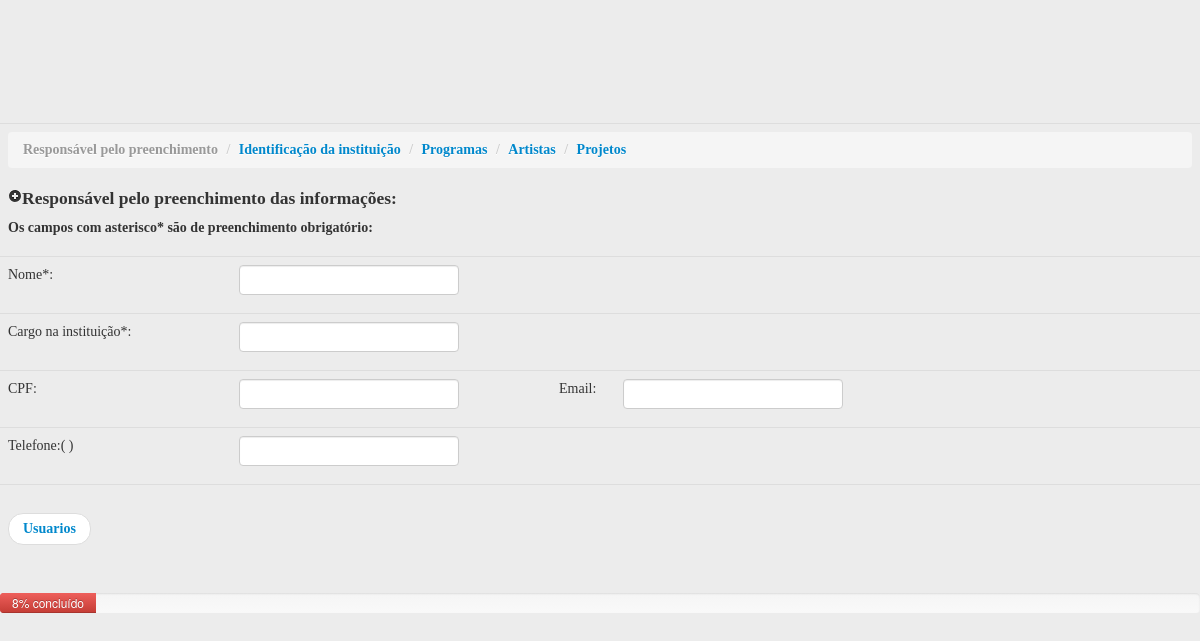
Page /admin/acessando/mapeamento.php?aces=irnaudiluizmenegon on the earlier database version.
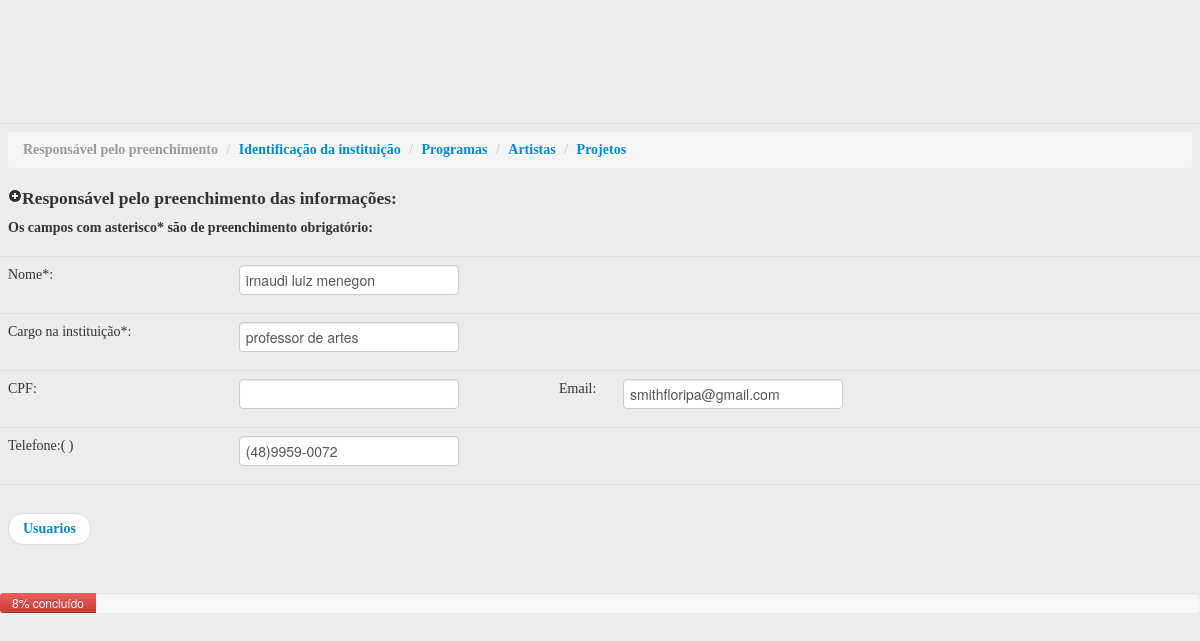
Same page on the later database version.
### tables this page shows
CREATE TABLE `mapeamento` (
  `idmapeamento` int(11) NOT NULL auto_increment,
  `nome` varchar(45) NOT NULL,
  `cargointituicao` varchar(45) NOT NULL,
  `cpf` varchar(45) default NULL,
  `email` varchar(45) default NULL,
  `telefone` varchar(45) default NULL,
  `usuario` varchar(45) NOT NULL,
  `preenchido` char(1) default NULL,
  `data` varchar(45) default NULL,
  `hora` varchar(45) default NULL,
  PRIMARY KEY  (`idmapeamento`,`usuario`)
);

### admin/acessando/mapeamento.php (the view, shortened to what this page needs)
<!DOCTYPE html PUBLIC "-//W3C//DTD XHTML 1.0 Transitional//EN" "http://www.w3.org/TR/xhtml1/DTD/xhtml1-transitional.dtd">
<html xmlns="http://www.w3.org/1999/xhtml">
<head>
<link href="../../css/bootstrap.css" rel="stylesheet">
<link href="../../css/bootstrap-responsive.css" rel="stylesheet">
</head>
<?
	if(empty($_GET["aces"])) {
	}else{
	$Login = ($_GET["aces"]);
	}
	$sql = "select * from mapeamento Where usuario= '$Login'";
	$Resultado = mysql_query($sql) or die("Erro: " . mysql_error());
	while ($array_exibir = mysql_fetch_array($Resultado))
	{
		$txtNome = ($array_exibir['nome']);
		$txtCargoInstituicao = ($array_exibir['cargointituicao']);
		$txtCpf = ($array_exibir['cpf']);
		$txtTelefone = ($array_exibir['telefone']);
		$txtEmail = ($array_exibir['email']);
	}
?>
    <link rel="stylesheet" href="../../css/validationEngine.jquery.css" type="text/css"/>
	<link rel="stylesheet" href="../../css/template.css" type="text/css"/>
</head>
<body>
<form id="form1" name="form1" method="post" action="sql/mapeamento.php">
 <div>
     <table width="98%" class="table table-hover" align="center" cellpadding="2" cellspacing="2" style="font-family: Verdana;">
       <tr>
      <th colspan="4" align="left" scope="row">
	  		<ul class="breadcrumb">
			  <li  class="active"><a href="mapeamento.php?aces=<?php echo $Login;?>"></a>Responsável pelo preenchimento <span class="divider">/</span></li>
			  <li><a href="parteI.php?aces=<?php echo $Login;?>">Identificação da instituição</a> <span class="divider">/</span></li>
			  <li><a href="parteII.php?aces=<?php echo $Login;?>">Programas</a> <span class="divider">/</span></li>
			  <li><a href="parteIII.php?aces=<?php echo $Login;?>">Artistas</a> <span class="divider">/</span></li>
			  <li><a href="parteIV.php?aces=<?php echo $Login;?>">Projetos</a></li>
			</ul>
        <label><h4><i class="icon-plus-sign"></i>Responsável pelo preenchimento das informações:</h4></label>
        <label>
          <h5>Os campos com asterisco* são de preenchimento obrigatório:</h5>
        </label>
         </th>
      </tr>
      <tr>
      <th width="160" align="center" scope="row"> <label id="lblnome">Nome*:</label></th>
      <td colspan="3"><input name="txtNome" id="idFrmNome" value="<?php echo $txtNome;?>"
      type="text" size="94" class="validate[required] text-input"/>
      </td>
      </tr>
      <tr>
      <th height="32" align="center" scope="row"><label id="lblCargoInstituicao">Cargo na instituição*:</label></th>
      <td colspan="3"><input name="txtCargoInstituicao" id="idFrmCargoIntituicao"
       value="<?php echo $txtCargoInstituicao;?>" type="text" size="94" class="validate[required] text-input"/>
       </td>
      </tr>
      <tr>
      <th align="center" scope="row"><label id="cpf">CPF:</label></th>
      <td width="151">
        <input name="txtCpf"  maxlength="14" value="<?php echo $txtCpf;?>" type="text"
        onKeyPress="Mascara('cpf', window.event.keyCode, 'document.form1.txtCpf')";/>
      </td>
      <td width="41"><label id="email">
      <div align="center">Email:</div>
      </label>
      </td>
      <td width="430">
      <input type="text" name="txtEmail" value="<?php echo $txtEmail;?>" size="46"
      class="validate[custom[email]] text-input" type="text" name="optional" id="optional" />
      </td>
      </tr>
      <tr>
      <th align="center" scope="row">
      <label id="telefone">Telefone:( )</label>
      <td>
        <input name="txtTelefone" maxlength="15" value="<?php echo $txtTelefone;?>" type="text"
         onKeyPress="SoNumero();Mascara('telefone', window.event.keyCode, 'document.form1.txtTelefone');"/>
       </td>
      <td colspan="2">
      </td>
      </tr>
      <tr>
      <th colspan="4" align="left" scope="row">
          <div align="center">
		  <ul class="pager">
		  <li class="previous">
			<a href="../usuarios.php">Usuarios</a>
		  </li>
 		 </ul>
			</div>
          </th>
      </tr>
      </table>
        <div class="progress progress-danger">
          <div class="bar" style="width: 8%;">8% concluído</div>
        </div>
</form>
</body>
</html>

Differences in the rows shown:
added mapeamento: txtNome "irnaudi luiz menegon", txtCargoInstituicao "professor de artes", txtEmail "smithfloripa@gmail.com", txtTelefone "(48)9959-0072"
